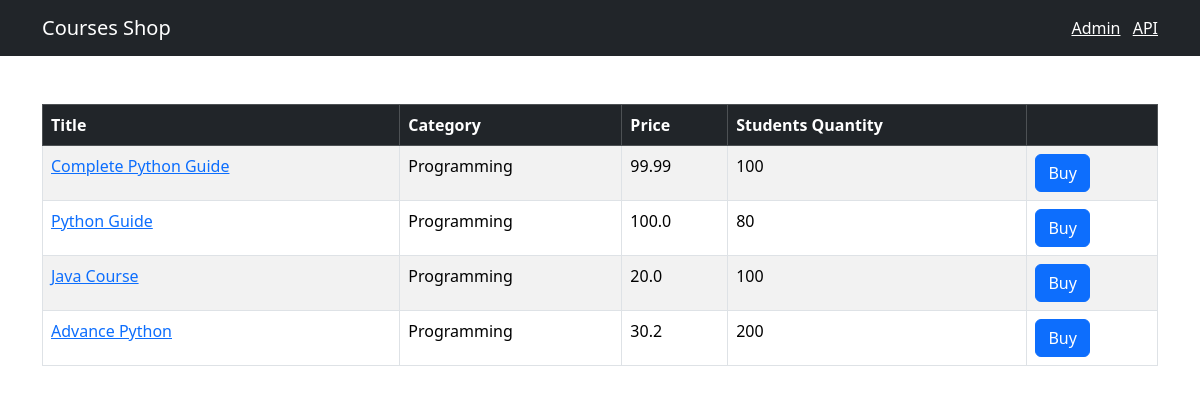
The page / on the database its author committed.
### shop/models.py (models this page shows, shortened)
class Course(models.Model):
    title = models.CharField(max_length=300)
    price = models.FloatField()
    students_qty = models.IntegerField()
    reviews_qty = models.IntegerField()
    category = models.ForeignKey(Category, on_delete=models.CASCADE)
    created_at = models.DateTimeField(default=timezone.now)

class Category(models.Model):
    title = models.CharField(max_length=255)
    created_at = models.DateTimeField(default=timezone.now)
    def __str__(self):
        return self.title

### shop/views.py (the view)
# urls.py: path('', include(api.urls), name="index")
def index(request):
    courses = models.Course.objects.all()
    return  render(request, "shop/courses.html", {"courses": courses})

### templates/shop/courses.html (shortened to what this page needs)
{% extends 'base.html' %}
{% block content %}
<table class="table mt-5 table-bordered table-striped table-hover">
    <thead class="table-dark">
        <tr>
            <th>Title</th>
            <th>Category</th>
            <th>Price</th>
            <th>Students Quantity</th>
            <th></th>
        </tr>
    </thead>
    <tbody>
        {% for i in courses %}
        <tr>
            <td>
                <a href={% url "single_course" i.id %}>{{i.title}}</a>
            </td>
            <td>{{i.category}}</td>
            <td>{{i.price}}</td>
            <td>{{i.students_qty}}</td>
            <td><button class="btn btn-primary">Buy</button></td>
        </tr>
        {% endfor %}
    </tbody>
</table>
{% endblock %}

### templates/base.html (shortened to what this page needs)
<!DOCTYPE html>
<html lang="en">
<head>
    <link href="https://cdn.jsdelivr.net/npm/bootstrap@5.3.2/dist/css/bootstrap.min.css" rel="stylesheet">
</head>
<body>
  <nav class="navbar navbar-dark bg-dark">
    <div class="container">
      <a href={% url "index"%} class="navbar-brand">Courses Shop</a>
        <span class="navbar-text">
            <a href='/admin/' class="me-2">Admin</a>
            <a href='/api/v1'>API</a>
        </span>
    </div>
  </nav>
  <main class="container">
      {% block content %}
      {% endblock %}
  </main>
</body>
</html>

### rows shown on the page
Course: title "Complete Python Guide", category "Programming", price "99.99", students_qty "100"
Course: title "Python Guide", category "Programming", price "100.0", students_qty "80"
Course: title "Java Course", category "Programming", price "20.0", students_qty "100"
Course: title "Advance Python", category "Programming", price "30.2", students_qty "200"
